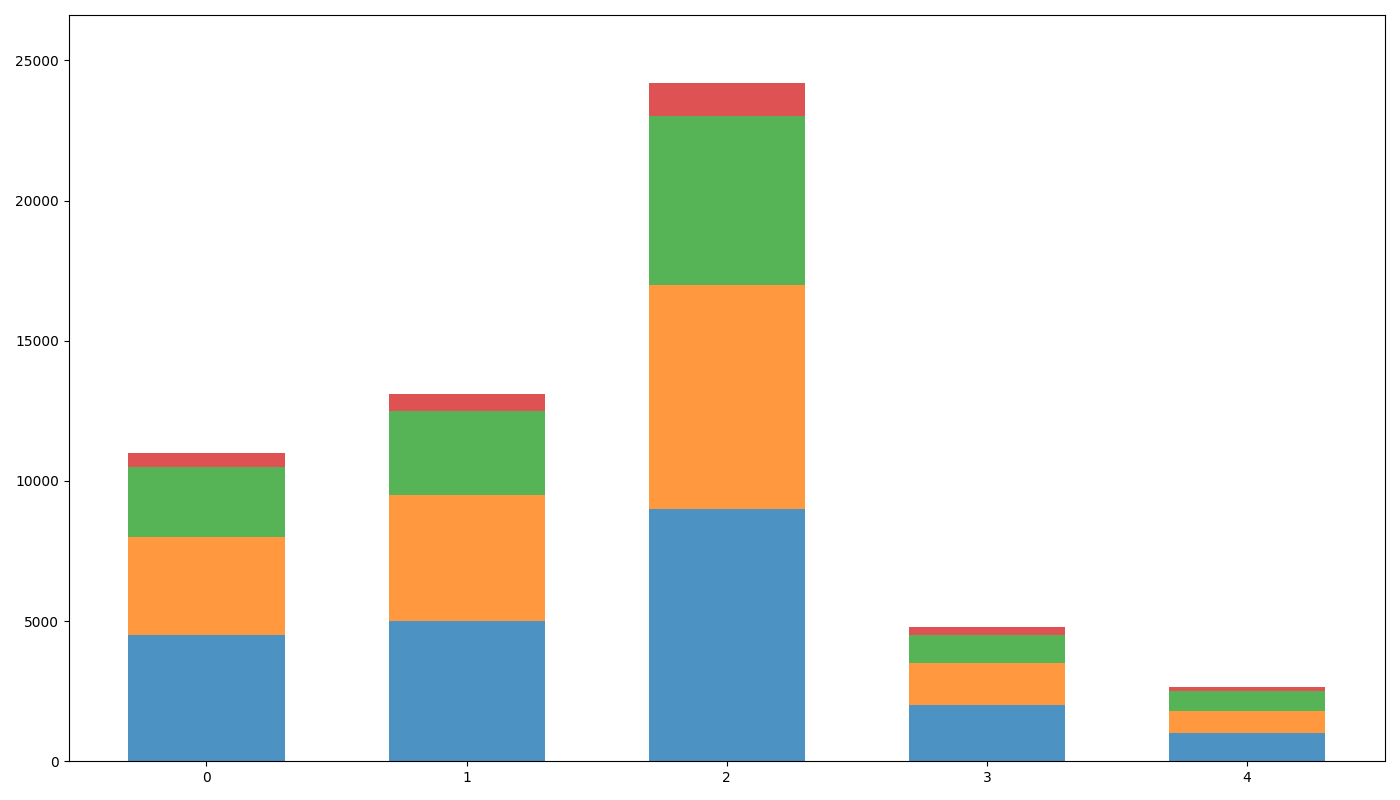

Here is the Python script that generated this plot:
import matplotlib.pyplot as plt
import numpy as np

regions = ['North America', 'Europe', 'Asia', 'South America', 'Africa']

na_recovery = [4500, 3500, 2500, 500]
eu_recovery = [5000, 4500, 3000, 600]
asia_recovery = [9000, 8000, 6000, 1200]
sa_recovery = [2000, 1500, 1000, 300]
africa_recovery = [1000, 800, 700, 150]

data = np.array([na_recovery, eu_recovery, asia_recovery, sa_recovery, africa_recovery])

fig, ax = plt.subplots(figsize=(14, 8))

colors = ['#1f77b4', '#ff7f0e', '#2ca02c', '#d62728']

bar_positions = np.arange(len(regions))
bar_width = 0.6

bottoms = np.zeros(len(regions))

for i in range(data.shape[1]):
    ax.bar(bar_positions, data[:, i], width=bar_width, color=colors[i], bottom=bottoms, alpha=0.8)
    bottoms += data[:, i]

ax.set_xticks(bar_positions)

ax.set_ylim(0, max(data.sum(axis=1)) * 1.1)

plt.tight_layout()

plt.show()
